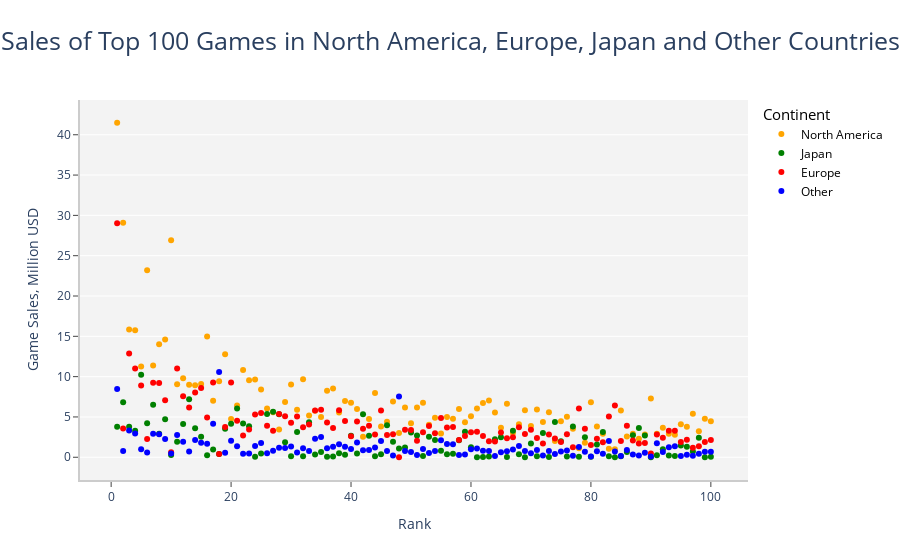

The cell this chart's notebook holds for it:
### Markdown cell above
Detailed analysis (top 100 analysis)

### Code cell
# Top 100 game sales analysis
top_100_games=vg.head(100)

top_100_sales=go.Figure()
top_100_sales.add_traces(
    go.Scatter(x=top_100_games.Rank, 
              y=top_100_games.NA_Sales,
              name='North America',
              mode='markers', 
              marker_color='orange',
              text=top_100_games.Name)
              )

top_100_sales.add_traces(
    go.Scatter(x=top_100_games.Rank, 
              y=top_100_games.JP_Sales,
              name='Japan',
              mode='markers', 
              marker_color='green',
              text=top_100_games.Name)
              )

top_100_sales.add_traces(
    go.Scatter(x=top_100_games.Rank, 
              y=top_100_games.EU_Sales,
              name='Europe',
              mode='markers', 
              marker_color='red',
              text=top_100_games.Name)
              )

top_100_sales.add_traces(
    go.Scatter(x=top_100_games.Rank, 
              y=top_100_games.Other_Sales,
              name='Other',
              mode='markers', 
              marker_color='blue',
              text=top_100_games.Name)
              )
top_100_sales.update_layout(
    # Set title
    title='Sales of Top 100 Games in North America, Europe, Japan and Other Countries',
    title_font_size=25,
    # Allocate title to centre
    title_x=0.5,
    # Set x-parametrs
    xaxis=dict(
        zeroline=False,
        zerolinewidth=1,
        showgrid=False,
        showticklabels=True,
        title='Rank', 
        linecolor='rgb(204, 204, 204)',
        linewidth=2,
        ticks='outside',
        
    ),
    # Set y-parametrs
    yaxis=dict(
        zeroline=False,
        zerolinewidth=1,
        showgrid=True,
        gridcolor='white',
        gridwidth=1,
        title='Game Sales, Million USD',
        linecolor='rgb(204, 204, 204)',
        linewidth=2,
        ticks='outside'
    ),
    # Set back ground color
    plot_bgcolor='rgb(243, 243, 243)',
    # Set legend
   legend = dict(font = dict(
                    size = 12, 
                    color = "black")
                    ),
   legend_title = dict(font = dict(
                    size = 15, 
                    color = "black"), 
                text='Continent'),
    # Label per rank
    hovermode="x"
)

iplot(top_100_sales)

### Figure 1 — Plotly figure (JSON) as saved in the notebook; plotly's stock layout.template omitted (floating-point values rounded to 4 significant figures)
{"data": [{"marker": {"color": "orange"}, "mode": "markers", "name": "North America", "text": ["Wii Sports", "Super Mario Bros.", "Mario Kart Wii", "Wii Sports Resort", "Pokemon Red/Pokemon Blue", "Tetris", "New Super Mario Bros.", "Wii Play", "New Super Mario Bros. Wii", "Duck Hunt", "Nintendogs", "Mario Kart DS", "Pokemon Gold/Pokemon Silver", "Wii Fit", "Wii Fit Plus", "Kinect Adventures!", "Grand Theft Auto V", "Grand Theft Auto: San Andreas", "Super Mario World", "Brain Age: Train Your Brain in Minutes a Day", "Pokemon Diamond/Pokemon Pearl", "Super Mario Land", "Super Mario Bros. 3", "Grand Theft Auto V", "Grand Theft Auto: Vice City", "Pokemon Ruby/Pokemon Sapphire", "Pokemon Black/Pokemon White", "Brain Age 2: More Training in Minutes a Day", "Gran Turismo 3: A-Spec", "Call of Duty: Modern Warfare 3", "Pokémon Yellow: Special Pikachu Edition", "Call of Duty: Black Ops", "Pokemon X/Pokemon Y", "Call of Duty: Black Ops 3", "Call of Duty: Black Ops II", "Call of Duty: Black Ops II", "Call of Duty: Modern Warfare 2", "Call of Duty: Modern Warfare 3", "Grand Theft Auto III", "Super Smash Bros. Brawl", "Call of Duty: Black Ops", "Animal Crossing: Wild World", "Mario Kart 7", "Halo 3", "Grand Theft Auto V", "Pokemon HeartGold/Pokemon SoulSilver", "Super Mario 64", "Gran Turismo 4", "Super Mario Galaxy", "Pokemon Omega Ruby/Pokemon Alpha Sapphire", "Super Mario Land 2: 6 Golden Coins", "Grand Theft Auto IV", "Gran Turismo", "Super Mario 3D Land", "Gran Turismo 5", "Call of Duty: Modern Warfare 2", "Grand Theft Auto IV", "Super Mario All-Stars", "Pokemon FireRed/Pokemon LeafGreen", "Super Mario 64", "Just Dance 3", "Call of Duty: Ghosts", "Halo: Reach", "Mario Kart 64", "New Super Mario Bros. 2", "Halo 4", "Final Fantasy VII", "Call of Duty: Ghosts", "Just Dance 2", "Gran Turismo 2", "Call of Duty 4: Modern Warfare", "Donkey Kong Country", "Minecraft", "Animal Crossing: New Leaf", "Mario Party DS", "The Elder Scrolls V: Skyrim", "Super Mario Kart", "FIFA 16", "Wii Party", "Halo 2", "Mario Party 8", "Pokemon Black 2/Pokemon White 2", "FIFA Soccer 13", "The Sims 3", "GoldenEye 007", "Mario & Sonic at the Olympic Games", "Final Fantasy X", "Final Fantasy VIII", "Pokémon Platinum Version", "Pac-Man", "Grand Theft Auto: Liberty City Stories", "Super Mario Galaxy 2", "Star Wars Battlefront (2015)", "Call of Duty: Advanced Warfare", "The Legend of Zelda: Ocarina of Time", "Crash Bandicoot 2: Cortex Strikes Back", "Super Mario Bros. 2", "Super Smash Bros. for Wii U and 3DS", "Call of Duty: World at War", "Battlefield 3"], "type": "scatter", "x": [1, 2, 3, 4, 5, 6, 7, 8, 9, 10, 11, 12, 13, 14, 15, 16, 17, 18, 19, 20, 21, 22, 23, 24, 25, 26, 27, 28, 29, 30, 31, 32, 33, 34, 35, 36, 37, 38, 39, 40, 41, 42, 43, 44, 45, 46, 47, 48, 49, 50, 51, 52, 53, 54, 55, 56, 57, 58, 59, 60, 61, 62, 63, 64, 65, 66, 67, 68, 69, 70, 71, 72, 73, 74, 75, 76, 77, 78, 79, 80, 81, 82, 83, 84, 85, 86, 87, 88, 89, 90, 91, 92, 93, 94, 95, 96, 97, 98, 99, 100], "y": [41.49, 29.08, 15.85, 15.75, 11.27, 23.2, 11.38, 14.03, 14.59, 26.93, 9.07, 9.81, 9, 8.94, 9.09, 14.97, 7.01, 9.43, 12.78, 4.75, 6.42, 10.83, 9.54, 9.63, 8.41, 6.06, 5.57, 3.44, 6.85, 9.03, 5.89, 9.67, 5.17, 5.77, 4.99, 8.25, 8.52, 5.54, 6.99, 6.75, 5.98, 2.55, 4.74, 7.97, 3.8, 4.4, 6.91, 3.01, 6.16, 4.23, 6.16, 6.76, 4.02, 4.89, 2.96, 4.99, 4.76, 5.99, 4.34, 5.08, 6.05, 6.72, 7.03, 5.55, 3.66, 6.63, 3.01, 4.09, 5.84, 3.88, 5.91, 4.36, 5.58, 2.01, 4.46, 5.03, 3.54, 1.11, 1.79, 6.82, 3.81, 2.91, 1.06, 0.98, 5.8, 2.58, 2.91, 2.28, 2.82, 7.28, 2.9, 3.66, 2.93, 2.8, 4.1, 3.78, 5.39, 3.24, 4.79, 4.46]}, {"marker": {"color": "green"}, "mode": "markers", "name": "Japan", "text": ["Wii Sports", "Super Mario Bros.", "Mario Kart Wii", "Wii Sports Resort", "Pokemon Red/Pokemon Blue", "Tetris", "New Super Mario Bros.", "Wii Play", "New Super Mario Bros. Wii", "Duck Hunt", "Nintendogs", "Mario Kart DS", "Pokemon Gold/Pokemon Silver", "Wii Fit", "Wii Fit Plus", "Kinect Adventures!", "Grand Theft Auto V", "Grand Theft Auto: San Andreas", "Super Mario World", "Brain Age: Train Your Brain in Minutes a Day", "Pokemon Diamond/Pokemon Pearl", "Super Mario Land", "Super Mario Bros. 3", "Grand Theft Auto V", "Grand Theft Auto: Vice City", "Pokemon Ruby/Pokemon Sapphire", "Pokemon Black/Pokemon White", "Brain Age 2: More Training in Minutes a Day", "Gran Turismo 3: A-Spec", "Call of Duty: Modern Warfare 3", "Pokémon Yellow: Special Pikachu Edition", "Call of Duty: Black Ops", "Pokemon X/Pokemon Y", "Call of Duty: Black Ops 3", "Call of Duty: Black Ops II", "Call of Duty: Black Ops II", "Call of Duty: Modern Warfare 2", "Call of Duty: Modern Warfare 3", "Grand Theft Auto III", "Super Smash Bros. Brawl", "Call of Duty: Black Ops", "Animal Crossing: Wild World", "Mario Kart 7", "Halo 3", "Grand Theft Auto V", "Pokemon HeartGold/Pokemon SoulSilver", "Super Mario 64", "Gran Turismo 4", "Super Mario Galaxy", "Pokemon Omega Ruby/Pokemon Alpha Sapphire", "Super Mario Land 2: 6 Golden Coins", "Grand Theft Auto IV", "Gran Turismo", "Super Mario 3D Land", "Gran Turismo 5", "Call of Duty: Modern Warfare 2", "Grand Theft Auto IV", "Super Mario All-Stars", "Pokemon FireRed/Pokemon LeafGreen", "Super Mario 64", "Just Dance 3", "Call of Duty: Ghosts", "Halo: Reach", "Mario Kart 64", "New Super Mario Bros. 2", "Halo 4", "Final Fantasy VII", "Call of Duty: Ghosts", "Just Dance 2", "Gran Turismo 2", "Call of Duty 4: Modern Warfare", "Donkey Kong Country", "Minecraft", "Animal Crossing: New Leaf", "Mario Party DS", "The Elder Scrolls V: Skyrim", "Super Mario Kart", "FIFA 16", "Wii Party", "Halo 2", "Mario Party 8", "Pokemon Black 2/Pokemon White 2", "FIFA Soccer 13", "The Sims 3", "GoldenEye 007", "Mario & Sonic at the Olympic Games", "Final Fantasy X", "Final Fantasy VIII", "Pokémon Platinum Version", "Pac-Man", "Grand Theft Auto: Liberty City Stories", "Super Mario Galaxy 2", "Star Wars Battlefront (2015)", "Call of Duty: Advanced Warfare", "The Legend of Zelda: Ocarina of Time", "Crash Bandicoot 2: Cortex Strikes Back", "Super Mario Bros. 2", "Super Smash Bros. for Wii U and 3DS", "Call of Duty: World at War", "Battlefield 3"], "type": "scatter", "x": [1, 2, 3, 4, 5, 6, 7, 8, 9, 10, 11, 12, 13, 14, 15, 16, 17, 18, 19, 20, 21, 22, 23, 24, 25, 26, 27, 28, 29, 30, 31, 32, 33, 34, 35, 36, 37, 38, 39, 40, 41, 42, 43, 44, 45, 46, 47, 48, 49, 50, 51, 52, 53, 54, 55, 56, 57, 58, 59, 60, 61, 62, 63, 64, 65, 66, 67, 68, 69, 70, 71, 72, 73, 74, 75, 76, 77, 78, 79, 80, 81, 82, 83, 84, 85, 86, 87, 88, 89, 90, 91, 92, 93, 94, 95, 96, 97, 98, 99, 100], "y": [3.77, 6.81, 3.79, 3.28, 10.22, 4.22, 6.5, 2.93, 4.7, 0.28, 1.93, 4.13, 7.2, 3.6, 2.53, 0.24, 0.97, 0.41, 3.54, 4.16, 6.04, 4.18, 3.84, 0.06, 0.47, 5.38, 5.65, 5.32, 1.87, 0.13, 3.12, 0.11, 4.34, 0.35, 0.65, 0.07, 0.08, 0.49, 0.3, 2.66, 0.48, 5.33, 2.67, 0.13, 0.36, 3.96, 1.91, 1.1, 1.2, 3.08, 2.69, 0.14, 2.54, 2.13, 0.81, 0.38, 0.44, 2.12, 3.15, 1.25, 0, 0.04, 0.08, 2.23, 2.47, 0.04, 3.28, 0.38, 0.01, 1.69, 0.13, 3, 0.02, 4.36, 1.98, 0.1, 3.81, 0.06, 2.49, 0.05, 1.58, 3.14, 0.13, 0, 0.13, 0.66, 2.73, 3.63, 2.69, 0, 0.24, 0.98, 0.22, 0.14, 1.45, 1.31, 0.7, 2.42, 0, 0.06]}, {"marker": {"color": "red"}, "mode": "markers", "name": "Europe", "text": ["Wii Sports", "Super Mario Bros.", "Mario Kart Wii", "Wii Sports Resort", "Pokemon Red/Pokemon Blue", "Tetris", "New Super Mario Bros.", "Wii Play", "New Super Mario Bros. Wii", "Duck Hunt", "Nintendogs", "Mario Kart DS", "Pokemon Gold/Pokemon Silver", "Wii Fit", "Wii Fit Plus", "Kinect Adventures!", "Grand Theft Auto V", "Grand Theft Auto: San Andreas", "Super Mario World", "Brain Age: Train Your Brain in Minutes a Day", "Pokemon Diamond/Pokemon Pearl", "Super Mario Land", "Super Mario Bros. 3", "Grand Theft Auto V", "Grand Theft Auto: Vice City", "Pokemon Ruby/Pokemon Sapphire", "Pokemon Black/Pokemon White", "Brain Age 2: More Training in Minutes a Day", "Gran Turismo 3: A-Spec", "Call of Duty: Modern Warfare 3", "Pokémon Yellow: Special Pikachu Edition", "Call of Duty: Black Ops", "Pokemon X/Pokemon Y", "Call of Duty: Black Ops 3", "Call of Duty: Black Ops II", "Call of Duty: Black Ops II", "Call of Duty: Modern Warfare 2", "Call of Duty: Modern Warfare 3", "Grand Theft Auto III", "Super Smash Bros. Brawl", "Call of Duty: Black Ops", "Animal Crossing: Wild World", "Mario Kart 7", "Halo 3", "Grand Theft Auto V", "Pokemon HeartGold/Pokemon SoulSilver", "Super Mario 64", "Gran Turismo 4", "Super Mario Galaxy", "Pokemon Omega Ruby/Pokemon Alpha Sapphire", "Super Mario Land 2: 6 Golden Coins", "Grand Theft Auto IV", "Gran Turismo", "Super Mario 3D Land", "Gran Turismo 5", "Call of Duty: Modern Warfare 2", "Grand Theft Auto IV", "Super Mario All-Stars", "Pokemon FireRed/Pokemon LeafGreen", "Super Mario 64", "Just Dance 3", "Call of Duty: Ghosts", "Halo: Reach", "Mario Kart 64", "New Super Mario Bros. 2", "Halo 4", "Final Fantasy VII", "Call of Duty: Ghosts", "Just Dance 2", "Gran Turismo 2", "Call of Duty 4: Modern Warfare", "Donkey Kong Country", "Minecraft", "Animal Crossing: New Leaf", "Mario Party DS", "The Elder Scrolls V: Skyrim", "Super Mario Kart", "FIFA 16", "Wii Party", "Halo 2", "Mario Party 8", "Pokemon Black 2/Pokemon White 2", "FIFA Soccer 13", "The Sims 3", "GoldenEye 007", "Mario & Sonic at the Olympic Games", "Final Fantasy X", "Final Fantasy VIII", "Pokémon Platinum Version", "Pac-Man", "Grand Theft Auto: Liberty City Stories", "Super Mario Galaxy 2", "Star Wars Battlefront (2015)", "Call of Duty: Advanced Warfare", "The Legend of Zelda: Ocarina of Time", "Crash Bandicoot 2: Cortex Strikes Back", "Super Mario Bros. 2", "Super Smash Bros. for Wii U and 3DS", "Call of Duty: World at War", "Battlefield 3"], "type": "scatter", "x": [1, 2, 3, 4, 5, 6, 7, 8, 9, 10, 11, 12, 13, 14, 15, 16, 17, 18, 19, 20, 21, 22, 23, 24, 25, 26, 27, 28, 29, 30, 31, 32, 33, 34, 35, 36, 37, 38, 39, 40, 41, 42, 43, 44, 45, 46, 47, 48, 49, 50, 51, 52, 53, 54, 55, 56, 57, 58, 59, 60, 61, 62, 63, 64, 65, 66, 67, 68, 69, 70, 71, 72, 73, 74, 75, 76, 77, 78, 79, 80, 81, 82, 83, 84, 85, 86, 87, 88, 89, 90, 91, 92, 93, 94, 95, 96, 97, 98, 99, 100], "y": [29.02, 3.58, 12.88, 11.01, 8.89, 2.26, 9.23, 9.2, 7.06, 0.63, 11, 7.57, 6.18, 8.03, 8.59, 4.94, 9.27, 0.4, 3.75, 9.26, 4.52, 2.71, 3.44, 5.31, 5.49, 3.9, 3.28, 5.36, 5.09, 4.28, 5.04, 3.73, 4.05, 5.81, 5.88, 4.3, 3.63, 5.82, 4.51, 2.61, 4.44, 3.52, 3.91, 2.83, 5.81, 2.77, 2.85, 0.01, 3.4, 3.37, 2.04, 3.1, 3.87, 2.99, 4.88, 3.69, 3.76, 2.15, 2.65, 3.11, 3.15, 2.63, 1.98, 1.94, 3.07, 2.36, 2.47, 3.73, 2.89, 3.42, 2.38, 1.71, 2.83, 2.32, 1.88, 2.86, 1.24, 6.06, 3.53, 1.53, 2.3, 1.86, 5.05, 6.42, 2.01, 3.9, 2.07, 1.72, 1.78, 0.45, 2.83, 2.42, 3.29, 3.3, 1.89, 2.17, 1.18, 1.35, 1.9, 2.13]}, {"marker": {"color": "blue"}, "mode": "markers", "name": "Other", "text": ["Wii Sports", "Super Mario Bros.", "Mario Kart Wii", "Wii Sports Resort", "Pokemon Red/Pokemon Blue", "Tetris", "New Super Mario Bros.", "Wii Play", "New Super Mario Bros. Wii", "Duck Hunt", "Nintendogs", "Mario Kart DS", "Pokemon Gold/Pokemon Silver", "Wii Fit", "Wii Fit Plus", "Kinect Adventures!", "Grand Theft Auto V", "Grand Theft Auto: San Andreas", "Super Mario World", "Brain Age: Train Your Brain in Minutes a Day", "Pokemon Diamond/Pokemon Pearl", "Super Mario Land", "Super Mario Bros. 3", "Grand Theft Auto V", "Grand Theft Auto: Vice City", "Pokemon Ruby/Pokemon Sapphire", "Pokemon Black/Pokemon White", "Brain Age 2: More Training in Minutes a Day", "Gran Turismo 3: A-Spec", "Call of Duty: Modern Warfare 3", "Pokémon Yellow: Special Pikachu Edition", "Call of Duty: Black Ops", "Pokemon X/Pokemon Y", "Call of Duty: Black Ops 3", "Call of Duty: Black Ops II", "Call of Duty: Black Ops II", "Call of Duty: Modern Warfare 2", "Call of Duty: Modern Warfare 3", "Grand Theft Auto III", "Super Smash Bros. Brawl", "Call of Duty: Black Ops", "Animal Crossing: Wild World", "Mario Kart 7", "Halo 3", "Grand Theft Auto V", "Pokemon HeartGold/Pokemon SoulSilver", "Super Mario 64", "Gran Turismo 4", "Super Mario Galaxy", "Pokemon Omega Ruby/Pokemon Alpha Sapphire", "Super Mario Land 2: 6 Golden Coins", "Grand Theft Auto IV", "Gran Turismo", "Super Mario 3D Land", "Gran Turismo 5", "Call of Duty: Modern Warfare 2", "Grand Theft Auto IV", "Super Mario All-Stars", "Pokemon FireRed/Pokemon LeafGreen", "Super Mario 64", "Just Dance 3", "Call of Duty: Ghosts", "Halo: Reach", "Mario Kart 64", "New Super Mario Bros. 2", "Halo 4", "Final Fantasy VII", "Call of Duty: Ghosts", "Just Dance 2", "Gran Turismo 2", "Call of Duty 4: Modern Warfare", "Donkey Kong Country", "Minecraft", "Animal Crossing: New Leaf", "Mario Party DS", "The Elder Scrolls V: Skyrim", "Super Mario Kart", "FIFA 16", "Wii Party", "Halo 2", "Mario Party 8", "Pokemon Black 2/Pokemon White 2", "FIFA Soccer 13", "The Sims 3", "GoldenEye 007", "Mario & Sonic at the Olympic Games", "Final Fantasy X", "Final Fantasy VIII", "Pokémon Platinum Version", "Pac-Man", "Grand Theft Auto: Liberty City Stories", "Super Mario Galaxy 2", "Star Wars Battlefront (2015)", "Call of Duty: Advanced Warfare", "The Legend of Zelda: Ocarina of Time", "Crash Bandicoot 2: Cortex Strikes Back", "Super Mario Bros. 2", "Super Smash Bros. for Wii U and 3DS", "Call of Duty: World at War", "Battlefield 3"], "type": "scatter", "x": [1, 2, 3, 4, 5, 6, 7, 8, 9, 10, 11, 12, 13, 14, 15, 16, 17, 18, 19, 20, 21, 22, 23, 24, 25, 26, 27, 28, 29, 30, 31, 32, 33, 34, 35, 36, 37, 38, 39, 40, 41, 42, 43, 44, 45, 46, 47, 48, 49, 50, 51, 52, 53, 54, 55, 56, 57, 58, 59, 60, 61, 62, 63, 64, 65, 66, 67, 68, 69, 70, 71, 72, 73, 74, 75, 76, 77, 78, 79, 80, 81, 82, 83, 84, 85, 86, 87, 88, 89, 90, 91, 92, 93, 94, 95, 96, 97, 98, 99, 100], "y": [8.46, 0.77, 3.31, 2.96, 1, 0.58, 2.9, 2.85, 2.26, 0.47, 2.75, 1.92, 0.71, 2.15, 1.79, 1.67, 4.14, 10.57, 0.55, 2.05, 1.37, 0.42, 0.46, 1.38, 1.78, 0.5, 0.82, 1.18, 1.16, 1.32, 0.59, 1.13, 0.79, 2.31, 2.52, 1.12, 1.29, 1.62, 1.3, 1.02, 1.83, 0.88, 0.89, 1.21, 2.02, 0.77, 0.23, 7.53, 0.76, 0.65, 0.29, 1.03, 0.52, 0.78, 2.12, 1.63, 1.62, 0.29, 0.35, 0.98, 1.07, 0.82, 0.78, 0.15, 0.63, 0.73, 0.96, 1.38, 0.78, 0.5, 0.9, 0.23, 0.77, 0.41, 0.7, 0.85, 0.18, 1.26, 0.68, 0.08, 0.73, 0.43, 2.01, 0.71, 0.15, 0.91, 0.33, 0.23, 0.55, 0.08, 1.75, 0.64, 1.23, 1.37, 0.16, 0.31, 0.19, 0.43, 0.69, 0.69]}], "layout": {"hovermode": "x", "legend": {"font": {"color": "black", "size": 12}, "title": {"font": {"color": "black", "size": 15}, "text": "Continent"}}, "plot_bgcolor": "rgb(243, 243, 243)", "title": {"font": {"size": 25}, "text": "Sales of Top 100 Games in North America, Europe, Japan and Other Countries", "x": 0.5}, "xaxis": {"linecolor": "rgb(204, 204, 204)", "linewidth": 2, "showgrid": false, "showticklabels": true, "ticks": "outside", "title": {"text": "Rank"}, "zeroline": false, "zerolinewidth": 1}, "yaxis": {"gridcolor": "white", "gridwidth": 1, "linecolor": "rgb(204, 204, 204)", "linewidth": 2, "showgrid": true, "ticks": "outside", "title": {"text": "Game Sales, Million USD"}, "zeroline": false, "zerolinewidth": 1}}}
